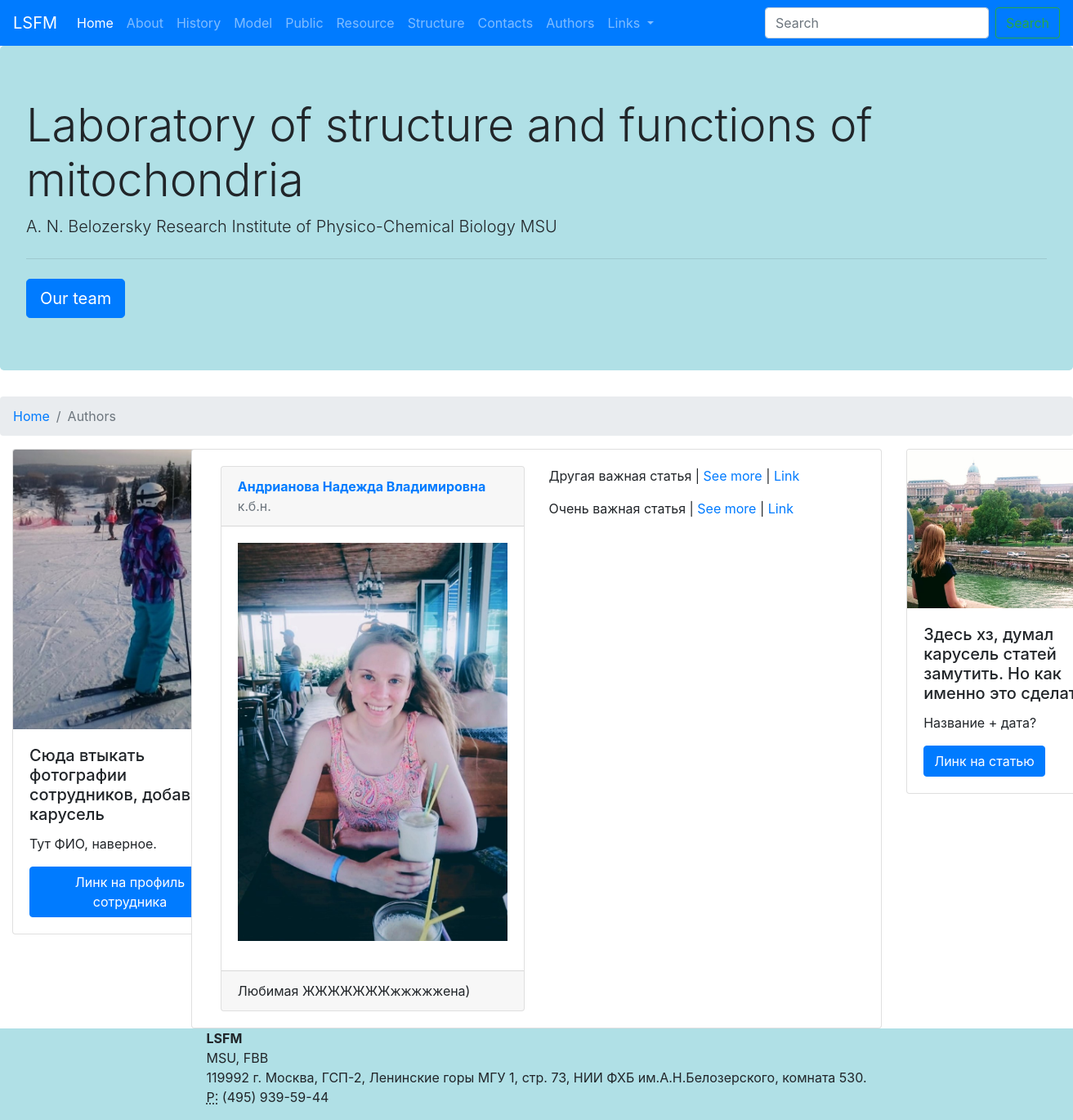
Screenshot of /structure/authors/ with the database file from the repository.
### posts/models.py (models this page shows, shortened)
class Author(models.Model):
    name = models.CharField("ФИО", max_length=256)
    image = models.ImageField("Изображение", upload_to="authors/")
    position = models.CharField("Должность", max_length=256)
    description = models.CharField("Описание", max_length=512, blank=True)
    slug = models.SlugField("Аббривеатура", max_length=20, unique=True)
    class Meta:
        verbose_name = "Автор"
        verbose_name_plural = "Авторы"

class Article(models.Model):
    name = models.CharField("Название", max_length=512)
    date = models.DateField("Дата написания", null=True, blank=True)
    authors = models.ManyToManyField(Author, verbose_name='Авторы', related_name='article_authors')
    url = models.CharField(max_length=160, unique=True, blank=True)
    journal = models.CharField("Журнал", max_length=512)
    abstract = models.TextField("Абстракт", blank=True)
    class Meta:
        verbose_name = "Статья"
        verbose_name_plural = "Статьи"
        ordering = ["date"]

### posts/views.py (the view)
# urls.py: path('structure/authors/', views.AuthorsListView.as_view(), name = 'authors_list'),
class AuthorsListView(ListView):
    model = Author
    template_name = 'authors.html'
    context_object_name = 'authors_list'

### templates/authors.html
{% extends 'base.html' %}
{% block breadcrumb %}
<li class="breadcrumb-item"><a href="{% url 'home' %}">Home</a></li>
<li class="breadcrumb-item active" aria-current="page">Authors</li>
{% endblock breadcrumb %}
{% block content %}
    {% for author in authors_list %}
    <div class="container-fluid">
        <div class="row">
            <div class="col-sm-6">
                <div class="card">
                    <div class="card-header">
                        <span class="font-weight-bold"><a href="{% url 'author_detail' author.slug %}">{{author.name}}</a></span>
                        <span class="text-muted">{{author.position}}</span>
                    </div>
                    <div class="card-body">
                        <p>
                            <img src="{{ author.image.url }}" class="img-fluid" alt="">
                        </p>
                    </div>
                    <div class="card-footer">
                        {{author.description}}
                    </div>
                </div>
            </div>
            <div class="col-sm-6">
                {% for article in author.article_authors.all %}
                    <p>{{article.name}} |
                    <a href="#">See more</a> |
                    <a href="{{article.url}}">Link</a>
                    </p>
                {% endfor %}
            </div>
        </div>
    </div>
    {% endfor %}
{% endblock content %}

### rows the page displays
Author: name "Андрианова Надежда Владимировна", position "к.б.н.", image (picture), description "Любимая ЖЖЖЖЖЖЖжжжжжена)"
Article: name "Другая важная статья"
Article: name "Очень важная статья"
